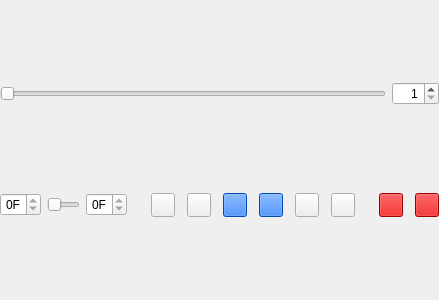
<?xml version="1.0" encoding="UTF-8"?>
<ui version="4.0">
 <class>MediaPanel</class>
 <widget class="QWidget" name="MediaPanel">
  <property name="geometry">
   <rect>
    <x>0</x>
    <y>0</y>
    <width>439</width>
    <height>300</height>
   </rect>
  </property>
  <property name="windowTitle">
   <string>Form</string>
  </property>
  <layout class="QVBoxLayout" name="verticalLayout">
   <property name="leftMargin">
    <number>0</number>
   </property>
   <property name="topMargin">
    <number>0</number>
   </property>
   <property name="rightMargin">
    <number>0</number>
   </property>
   <property name="bottomMargin">
    <number>0</number>
   </property>
   <item>
    <layout class="QHBoxLayout" name="horizontalLayout_2">
     <item>
      <widget class="Timeline" name="horizontalSlider">
       <property name="focusPolicy">
        <enum>Qt::StrongFocus</enum>
       </property>
       <property name="maximum">
        <number>0</number>
       </property>
       <property name="orientation">
        <enum>Qt::Horizontal</enum>
       </property>
      </widget>
     </item>
     <item>
      <widget class="SpinBox" name="spinBox">
       <property name="alignment">
        <set>Qt::AlignRight|Qt::AlignTrailing|Qt::AlignVCenter</set>
       </property>
       <property name="accelerated">
        <bool>true</bool>
       </property>
       <property name="minimum">
        <number>1</number>
       </property>
       <property name="maximum">
        <number>500</number>
       </property>
      </widget>
     </item>
    </layout>
   </item>
   <item>
    <layout class="QHBoxLayout" name="horizontalLayout_5">
     <property name="spacing">
      <number>24</number>
     </property>
     <item>
      <layout class="QHBoxLayout" name="horizontalLayout_4">
       <property name="spacing">
        <number>6</number>
       </property>
       <item>
        <widget class="SpinBox" name="spinBox_2">
         <property name="alignment">
          <set>Qt::AlignRight|Qt::AlignTrailing|Qt::AlignVCenter</set>
         </property>
         <property name="accelerated">
          <bool>true</bool>
         </property>
         <property name="suffix">
          <string>F</string>
         </property>
         <property name="maximum">
          <number>0</number>
         </property>
        </widget>
       </item>
       <item>
        <widget class="RangeSlider" name="horizontalSlider_2">
         <property name="maximum">
          <number>0</number>
         </property>
         <property name="orientation">
          <enum>Qt::Horizontal</enum>
         </property>
        </widget>
       </item>
       <item>
        <widget class="SpinBox" name="spinBox_3">
         <property name="alignment">
          <set>Qt::AlignRight|Qt::AlignTrailing|Qt::AlignVCenter</set>
         </property>
         <property name="accelerated">
          <bool>true</bool>
         </property>
         <property name="suffix">
          <string>F</string>
         </property>
         <property name="maximum">
          <number>0</number>
         </property>
        </widget>
       </item>
      </layout>
     </item>
     <item>
      <layout class="QHBoxLayout" name="horizontalLayout_3">
       <property name="spacing">
        <number>12</number>
       </property>
       <item>
        <widget class="MediaControl" name="start">
         <property name="minimumSize">
          <size>
           <width>24</width>
           <height>24</height>
          </size>
         </property>
         <property name="maximumSize">
          <size>
           <width>24</width>
           <height>24</height>
          </size>
         </property>
         <property name="statusTip">
          <string>Go to start of animation [Shortcut F6]</string>
         </property>
         <property name="icon">
          <iconset resource="icons.qrc">
           <normaloff>:/animate/start</normaloff>:/animate/start</iconset>
         </property>
        </widget>
       </item>
       <item>
        <widget class="MediaControl" name="previous">
         <property name="minimumSize">
          <size>
           <width>24</width>
           <height>24</height>
          </size>
         </property>
         <property name="maximumSize">
          <size>
           <width>24</width>
           <height>24</height>
          </size>
         </property>
         <property name="statusTip">
          <string>Go to previous frame [Shortcut F]</string>
         </property>
         <property name="icon">
          <iconset resource="icons.qrc">
           <normaloff>:/animate/previous</normaloff>:/animate/previous</iconset>
         </property>
        </widget>
       </item>
       <item>
        <widget class="MediaControl" name="reverse">
         <property name="minimumSize">
          <size>
           <width>24</width>
           <height>24</height>
          </size>
         </property>
         <property name="maximumSize">
          <size>
           <width>24</width>
           <height>24</height>
          </size>
         </property>
         <property name="statusTip">
          <string>Play backwards</string>
         </property>
         <property name="styleSheet">
          <string notr="true">:!hover:!checked {
	background: #0066ff;
}</string>
         </property>
         <property name="icon">
          <iconset resource="icons.qrc">
           <normaloff>:/animate/reverse</normaloff>
           <normalon>:/animate/pause</normalon>:/animate/reverse</iconset>
         </property>
         <property name="checkable">
          <bool>true</bool>
         </property>
        </widget>
       </item>
       <item>
        <widget class="MediaControl" name="play">
         <property name="minimumSize">
          <size>
           <width>24</width>
           <height>24</height>
          </size>
         </property>
         <property name="maximumSize">
          <size>
           <width>24</width>
           <height>24</height>
          </size>
         </property>
         <property name="statusTip">
          <string>Play forwards [Shortcut F7]</string>
         </property>
         <property name="styleSheet">
          <string notr="true">:!hover:!checked {
	background: #0066ff;
}</string>
         </property>
         <property name="icon">
          <iconset resource="icons.qrc">
           <normaloff>:/animate/play</normaloff>
           <normalon>:/animate/pause</normalon>:/animate/play</iconset>
         </property>
         <property name="checkable">
          <bool>true</bool>
         </property>
        </widget>
       </item>
       <item>
        <widget class="MediaControl" name="next">
         <property name="minimumSize">
          <size>
           <width>24</width>
           <height>24</height>
          </size>
         </property>
         <property name="maximumSize">
          <size>
           <width>24</width>
           <height>24</height>
          </size>
         </property>
         <property name="statusTip">
          <string>Go to next frame [Shortcut G]</string>
         </property>
         <property name="icon">
          <iconset resource="icons.qrc">
           <normaloff>:/animate/next</normaloff>:/animate/next</iconset>
         </property>
        </widget>
       </item>
       <item>
        <widget class="MediaControl" name="end">
         <property name="minimumSize">
          <size>
           <width>24</width>
           <height>24</height>
          </size>
         </property>
         <property name="maximumSize">
          <size>
           <width>24</width>
           <height>24</height>
          </size>
         </property>
         <property name="statusTip">
          <string>Go to end of animation [Shortcut F8]</string>
         </property>
         <property name="icon">
          <iconset resource="icons.qrc">
           <normaloff>:/animate/end</normaloff>:/animate/end</iconset>
         </property>
        </widget>
       </item>
      </layout>
     </item>
     <item>
      <layout class="QHBoxLayout" name="horizontalLayout">
       <property name="spacing">
        <number>12</number>
       </property>
       <item>
        <widget class="MediaControl" name="key">
         <property name="minimumSize">
          <size>
           <width>24</width>
           <height>24</height>
          </size>
         </property>
         <property name="maximumSize">
          <size>
           <width>24</width>
           <height>24</height>
          </size>
         </property>
         <property name="statusTip">
          <string>Record Position, Rotation and PLA of Active Camera [Shortcut F9]</string>
         </property>
         <property name="styleSheet">
          <string notr="true">:!hover:!checked {
	background: #d40000;
}</string>
         </property>
         <property name="icon">
          <iconset resource="icons.qrc">
           <normaloff>:/animate/key</normaloff>:/animate/key</iconset>
         </property>
         <property name="iconSize">
          <size>
           <width>24</width>
           <height>24</height>
          </size>
         </property>
         <property name="shortcut">
          <string>F9</string>
         </property>
        </widget>
       </item>
       <item>
        <widget class="MediaControl" name="record">
         <property name="minimumSize">
          <size>
           <width>24</width>
           <height>24</height>
          </size>
         </property>
         <property name="maximumSize">
          <size>
           <width>24</width>
           <height>24</height>
          </size>
         </property>
         <property name="statusTip">
          <string>Automatic Keyframing [Shortcut Ctrl+F9]</string>
         </property>
         <property name="styleSheet">
          <string notr="true">:!hover:!checked {
	background: #d40000;
}</string>
         </property>
         <property name="icon">
          <iconset resource="icons.qrc">
           <normaloff>:/animate/record</normaloff>:/animate/record</iconset>
         </property>
         <property name="shortcut">
          <string>Ctrl+F9</string>
         </property>
         <property name="checkable">
          <bool>true</bool>
         </property>
        </widget>
       </item>
      </layout>
     </item>
    </layout>
   </item>
  </layout>
 </widget>
 <customwidgets>
  <customwidget>
   <class>MediaControl</class>
   <extends>QPushButton</extends>
   <header>mediacontrol.h</header>
  </customwidget>
  <customwidget>
   <class>SpinBox</class>
   <extends>QSpinBox</extends>
   <header>spinbox.h</header>
  </customwidget>
  <customwidget>
   <class>RangeSlider</class>
   <extends>QSlider</extends>
   <header>rangeslider.h</header>
   <slots>
    <signal>lowerBoundChanged(int)</signal>
    <signal>upperBoundChanged(int)</signal>
    <slot>setLowerBound(int)</slot>
    <slot>setUpperBound(int)</slot>
   </slots>
  </customwidget>
  <customwidget>
   <class>Timeline</class>
   <extends>QSlider</extends>
   <header>timeline.h</header>
  </customwidget>
 </customwidgets>
 <resources>
  <include location="icons.qrc"/>
 </resources>
 <connections/>
</ui>
